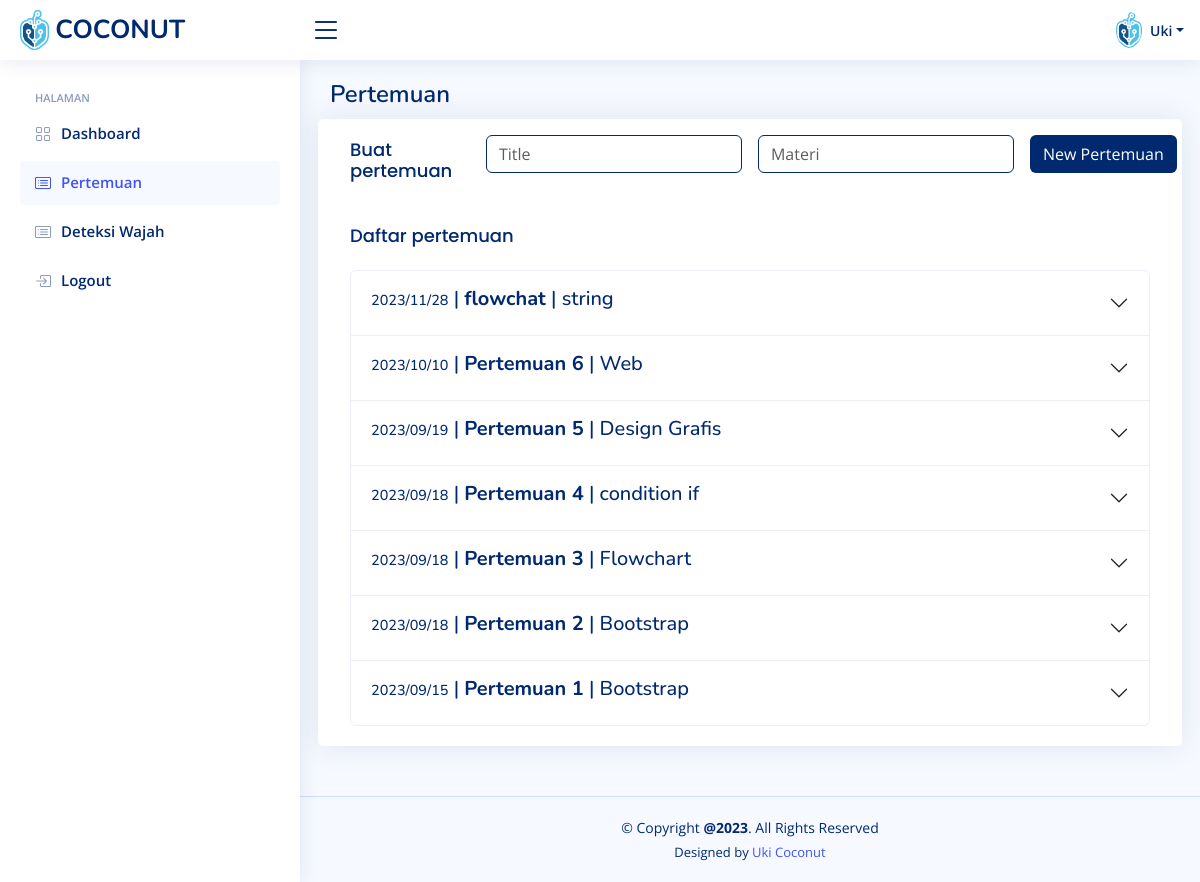
Screenshot of /pertemuan (signed in) with the database file from the repository.
### app/models.py (models this page shows, shortened)
class Admin(UserMixin, db.Model):
    id = db.Column(db.Integer, primary_key=True)
    username = db.Column(db.String(64), index=True, unique=True)
    email = db.Column(db.String(120), index=True, unique=True)
    password_hash = db.Column(db.String(128))

class Pertemuan(db.Model):
    id = db.Column(db.Integer, primary_key=True)
    title = db.Column(db.String(64), unique=True)
    materi = db.Column(db.String(140))
    timestamp = db.Column(db.DateTime, index=True, default=datetime.utcnow)
    absensi = db.relationship('Absen', back_populates='pertemuan', lazy='dynamic')

### app/routes.py (the view, shortened to what this page needs)
@app.route('/pertemuan', methods=['POST', 'GET'])
@login_required
def pertemuan():
    daftar_pertemuan = Pertemuan.query.all()[::-1]
    jumlah = len(daftar_pertemuan)
    form = FormPertemuan()
    return render_template('pertemuan.html', title='Pertemuan', form=form, daftar=daftar_pertemuan, jumlah=jumlah)

### app/forms.py
class FormPertemuan(FlaskForm):
    title = StringField("Title", validators={DataRequired()})
    materi = StringField("Materi", validators=[DataRequired()])
    submit = SubmitField('New Pertemuan')

### app/models.py (called while the page is built)
@login.user_loader
def load_user(id):
    return Admin.query.get(int(id))

### app/templates/pertemuan.html (shortened to what this page needs)
{% extends 'base.html' %}
{% block content %}
<div class="pagetitle">
    <h1>Pertemuan</h1>
</div>
<section class="section">
    <div class="row">
        <div class="card">
            <div class="card-body">
                <form class="row g-3" action="" method="post">
                    <div class="col-md-2">
                        <h5 class="card-title">Buat pertemuan</h5>
                    </div>
                    <div class="col-md-4">
                        {{ form.title(class="form-control finp", placeholder="Title") }}
                    </div>
                    <div class="col-md-4">
                        {{ form.materi(class="form-control finp", placeholder="Materi") }}
                    </div>
                    <div class="text-center col-md-2">
                        {{ form.submit(class="btn scolor") }}
                    </div>
                </form>
                <h5 class="card-title">Daftar pertemuan</h5>
                <div class="accordion" id="accordionExample">
                    {% for i in range(jumlah) %}
                    <div class="accordion-item">
                        <h2 class="accordion-header" id="headingOne">
                            <button class="accordion-button collapsed" type="button" data-bs-toggle="collapse"
                                data-bs-target="#collapse{{ i }}" aria-expanded="false" aria-controls="collapse{{ i }}">
                                <h5 class="title title_acordion"><span class="tgl">{{ daftar[i].timestamp.strftime("%Y/%m/%d") }}</span> | <b>{{ daftar[i].title }}</b> | {{ daftar[i].materi }}</h5>
                            </button>
                        </h2>
                    </div>
                    {% endfor %}
                </div>
            </div>
        </div>
    </div>
</section>
{% endblock %}

### app/templates/base.html (shortened to what this page needs)
<!DOCTYPE html>
<html lang="en">
<head>
  <link href="{{ url_for('static', filename='assets/vendor/bootstrap/css/bootstrap.min.css') }}" rel="stylesheet">
  <link href="{{ url_for('static', filename='assets/vendor/bootstrap-icons/bootstrap-icons.css')}}" rel="stylesheet">
  <link href="{{ url_for('static', filename='assets/vendor/boxicons/css/boxicons.min.css') }}" rel="stylesheet">
  <link href="{{ url_for('static', filename='assets/vendor/quill/quill.snow.css')}}" rel="stylesheet">
  <link href="{{ url_for('static', filename='assets/vendor/quill/quill.bubble.css') }}" rel="stylesheet">
  <link href="{{ url_for('static', filename='assets/vendor/remixicon/remixicon.css') }}" rel="stylesheet">
  <link href="{{ url_for('static', filename='assets/vendor/simple-datatables/style.css')}}" rel="stylesheet">
  <link href="{{ url_for('static', filename='assets/css/style.css') }}" rel="stylesheet">
</head>
<body>
  <header id="header" class="header fixed-top d-flex align-items-center">
    <div class="d-flex align-items-center justify-content-between">
      <a href="{{ url_for('index') }}" class="logo d-flex align-items-center">
        <img src="{{ url_for('static', filename='assets/img/logo.png') }}" alt="">
        <span class="d-none d-lg-block">COCONUT</span>
      </a>
      <i class="bi bi-list toggle-sidebar-btn"></i>
    </div>
    <nav class="header-nav ms-auto">
      <ul class="d-flex align-items-center">
        <li class="nav-item dropdown pe-3">
          {% if current_user.is_authenticated %}
          <a class="nav-link nav-profile d-flex align-items-center pe-0" href="#" data-bs-toggle="dropdown">
            <img src="{{ url_for('static', filename='img/logo.png')}}" alt="Profile"
              class="rounded-circle">
            <span class="d-none d-md-block dropdown-toggle ps-2">{{ current_user.username }}</span>
          </a>
          {% else %}
          <a class="nav-link nav-profile d-flex align-items-center pe-0" href="#" data-bs-toggle="dropdown">
            <img src="{{ url_for('static', filename='img/logo.png')}}" alt="Profile"
              class="rounded-circle">
            <span class="d-none d-md-block dropdown-toggle ps-2">Unknow</span>
          </a>
          {% endif %}
        </li>
      </ul>
    </nav>
  </header>
  <aside id="sidebar" class="sidebar">
    <ul class="sidebar-nav" id="sidebar-nav">
      <li class="nav-heading">Halaman</li>
      {% if current_user.is_authenticated %}
      <li class="nav-item">
        {% if title == 'Dasboard' %}
        <a class="nav-link " href="{{ url_for('dasboard')}}">
          {% else %}
          <a class="nav-link collapsed" href="{{ url_for('dasboard')}}">
            {% endif %}
            <i class="bi bi-grid"></i>
            <span>Dashboard</span>
          </a>
      </li>
      <li class="nav-item">
        {% if title == 'Pertemuan' %}
        <a class="nav-link" href="{{ url_for('pertemuan') }}">
          {% else %}
          <a class="nav-link collapsed" href="{{ url_for('pertemuan') }}">
            {% endif %}
            <i class="bi bi-card-list"></i>
            <span>Pertemuan</span>
          </a>
      </li>
      <li class="nav-item">
        {% if title == 'Deteksi' %}
        <a class="nav-link" href="{{ url_for('deteksi_wajah') }}">
          {% else %}
          <a class="nav-link collapsed" href="{{ url_for('deteksi_wajah') }}">
            {% endif %}
            <i class="bi bi-card-list"></i>
            <span>Deteksi Wajah</span>
          </a>
      </li>
      {% endif %}
      {% if current_user.is_authenticated %}
      <li class="nav-item">
        <a class="nav-link collapsed" href="{{ url_for('logout') }}">
          <i class="bi bi-box-arrow-in-right"></i>
          <span>Logout</span>
        </a>
      </li>
      {% endif %}
    </ul>
  </aside>
  <main id="main" class="main">
    {% block content %}
    {% endblock %}
  </main>
  <footer id="footer" class="footer">
    <div class="copyright">
      &copy; Copyright <strong><span>@2023</span></strong>. All Rights Reserved
    </div>
    <div class="credits">
      Designed by <a href="https://bootstrapmade.com/">Uki Coconut</a>
    </div>
  </footer>
</body>
</html>

### app/static/assets/css/style.css (style rules this page uses)
:root { scroll-behavior: smooth; }
body { font-family: "Open Sans", sans-serif; background: #f6f9ff; color: #444444; }
a { color: #4154f1; text-decoration: none; }
h1, h2, h3, h4, h5, h6 { font-family: "Nunito", sans-serif; }
#main { margin-top: 60px; padding: 20px 30px; transition: all 0.3s; }
.pagetitle { margin-bottom: 10px; }
.pagetitle h1 { font-size: 24px; margin-bottom: 0; font-weight: 600; color: #012970; }
.card { margin-bottom: 30px; border: none; border-radius: 5px; box-shadow: 0px 0 30px rgba(1, 41, 112, 0.1); }
.card-title { padding: 20px 0 15px 0; font-size: 18px; font-weight: 500; color: #012970; font-family: "Poppins", sans-serif; }
.card-body { padding: 0 20px 20px 20px; }
.accordion-item { border: 1px solid #ebeef4; }
.logo { line-height: 1; }
@media (min-width: 1200px) { .logo { width: 280px; } }
.logo img { max-height: 40px; margin-right: 6px; }
.logo span { font-size: 26px; font-weight: 700; color: #012970; font-family: "Nunito", sans-serif; }
.header { transition: all 0.5s; z-index: 997; height: 60px; box-shadow: 0px 2px 20px rgba(1, 41, 112, 0.1); background-color: #fff; padding-left: 20px; }
.header .toggle-sidebar-btn { font-size: 32px; padding-left: 10px; cursor: pointer; color: #012970; }
.header-nav ul { list-style: none; }
.header-nav>ul { margin: 0; padding: 0; }
.header-nav .nav-profile { color: #012970; }
.header-nav .nav-profile img { max-height: 36px; }
.header-nav .nav-profile span { font-size: 14px; font-weight: 600; }
.sidebar { position: fixed; top: 60px; left: 0; bottom: 0; width: 300px; z-index: 996; transition: all 0.3s; padding: 20px; overflow-y: auto; scrollbar-width: thin; scrollbar-color: #aab7cf transparent; box-shadow: 0px 0px 20px rgba(1, 41, 112, 0.1); background-color: #fff; }
@media (min-width: 1200px) { #main, #footer { margin-left: 300px; } }
.sidebar-nav { padding: 0; margin: 0; list-style: none; }
.sidebar-nav li { padding: 0; margin: 0; list-style: none; }
.sidebar-nav .nav-item { margin-bottom: 5px; }
.sidebar-nav .nav-heading { font-size: 11px; text-transform: uppercase; color: #899bbd; font-weight: 600; margin: 10px 0 5px 15px; }
.sidebar-nav .nav-link { display: flex; align-items: center; font-size: 15px; font-weight: 600; color: #4154f1; transition: 0.3; background: #f6f9ff; padding: 10px 15px; border-radius: 4px; }
.sidebar-nav .nav-link i { font-size: 16px; margin-right: 10px; color: #4154f1; }
.sidebar-nav .nav-link.collapsed { color: #012970; background: #fff; }
.sidebar-nav .nav-link.collapsed i { color: #899bbd; }
.footer { padding: 20px 0; font-size: 14px; transition: all 0.3s; border-top: 1px solid #cddfff; }
.footer .copyright { text-align: center; color: #012970; }
.footer .credits { padding-top: 5px; text-align: center; font-size: 13px; color: #012970; }

### app/templates/pertemuan.html (style rules this page uses)
.finp { margin-top: 1rem; border-color: #012970; }
.scolor { margin-top: 1rem; color: #fff; background-color: #012970; }
.title_acordion { color: #012970; }
.tgl { font-size: 0.9rem; }

### rows the page displays
Admin: username "Uki"
Pertemuan: timestamp "2023/11/28", title "flowchat", materi "string"
Pertemuan: timestamp "2023/10/10", title "Pertemuan 6", materi "Web"
Pertemuan: timestamp "2023/09/19", title "Pertemuan 5", materi "Design Grafis"
Pertemuan: timestamp "2023/09/18", title "Pertemuan 4", materi "condition if"
Pertemuan: timestamp "2023/09/18", title "Pertemuan 3", materi "Flowchart"
Pertemuan: timestamp "2023/09/18", title "Pertemuan 2", materi "Bootstrap"
Pertemuan: timestamp "2023/09/15", title "Pertemuan 1", materi "Bootstrap"
